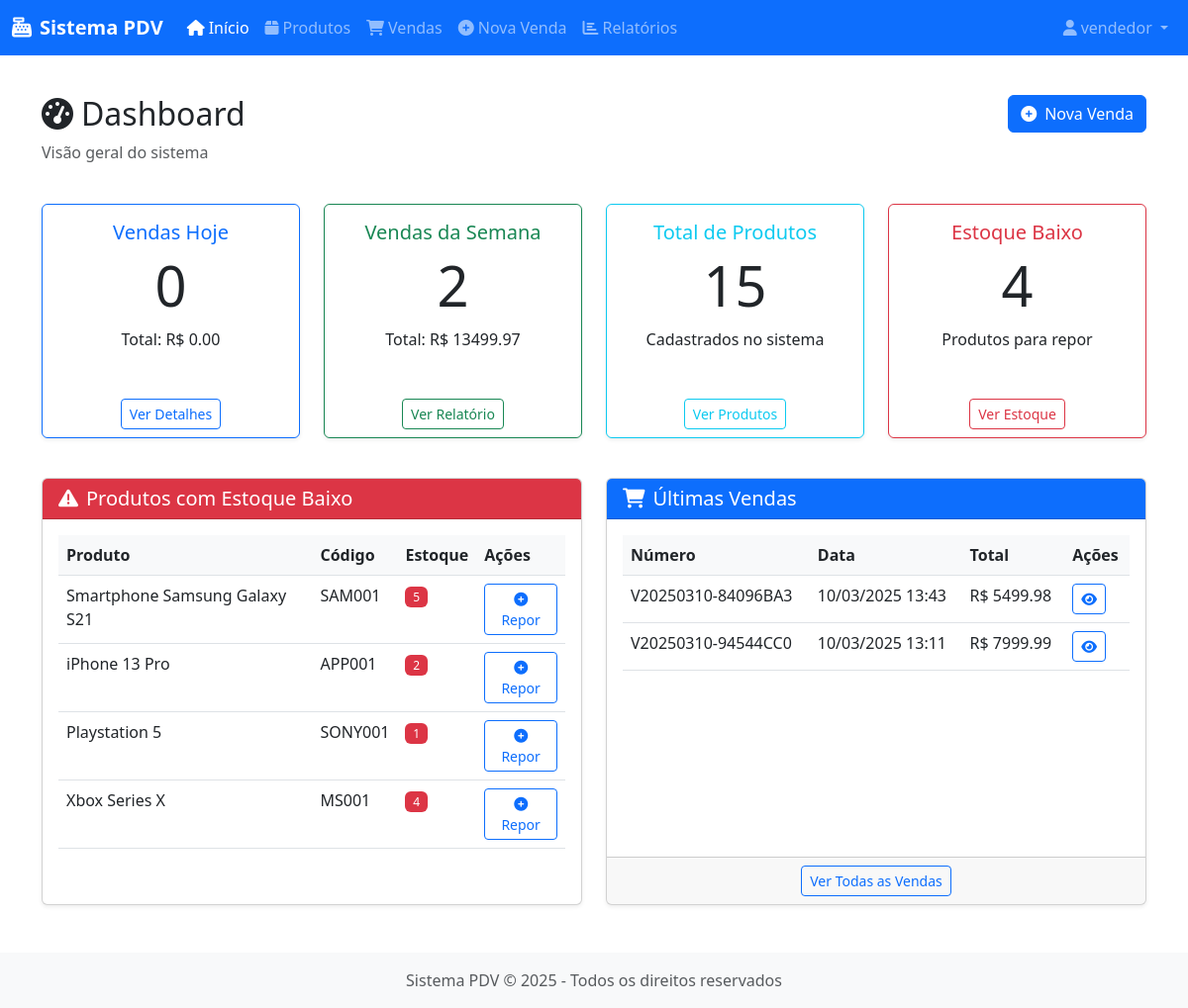
/ (signed in), run on the app's committed database.
### app/models/user.py (models this page shows, shortened)
class User(UserMixin, db.Model):
    __tablename__ = 'users'
    id = db.Column(db.Integer, primary_key=True)
    username = db.Column(db.String(64), unique=True, index=True, nullable=False)
    email = db.Column(db.String(120), unique=True, index=True, nullable=False)
    password_hash = db.Column(db.String(128), nullable=False)
    role = db.Column(db.String(20), default='vendedor')  # 'admin' ou 'vendedor'
    created_at = db.Column(db.DateTime, default=datetime.utcnow)
    last_login = db.Column(db.DateTime, nullable=True)
    active = db.Column(db.Boolean, default=True)
    sales = db.relationship('Sale', backref='seller', lazy='dynamic')
    def is_admin(self):
        return self.role == 'admin'

### app/models/product.py (models this page shows, shortened)
class Product(db.Model):
    __tablename__ = 'products'
    id = db.Column(db.Integer, primary_key=True)
    name = db.Column(db.String(100), nullable=False)
    code = db.Column(db.String(50), unique=True, nullable=False)
    description = db.Column(db.Text, nullable=True)
    price = db.Column(db.Float, nullable=False)
    stock_quantity = db.Column(db.Integer, default=0)
    min_stock = db.Column(db.Integer, default=5)  # Estoque mínimo
    category = db.Column(db.String(50), nullable=True)
    image_path = db.Column(db.String(255), nullable=True)
    created_at = db.Column(db.DateTime, default=datetime.utcnow)
    updated_at = db.Column(db.DateTime, default=datetime.utcnow, onupdate=datetime.utcnow)
    active = db.Column(db.Boolean, default=True)
    sale_items = db.relationship('SaleItem', backref='product', lazy='dynamic')
    stock_movements = db.relationship('StockMovement', backref='product', lazy='dynamic')

### app/models/sale.py (models this page shows, shortened)
class Sale(db.Model):
    __tablename__ = 'sales'
    id = db.Column(db.Integer, primary_key=True)
    sale_number = db.Column(db.String(20), unique=True, nullable=False)
    user_id = db.Column(db.Integer, db.ForeignKey('users.id'), nullable=False)
    total_amount = db.Column(db.Float, nullable=False, default=0.0)
    payment_method = db.Column(db.String(20), nullable=False)
    payment_details = db.Column(db.Text, nullable=True)  # JSON com detalhes do pagamento
    status = db.Column(db.String(20), default='concluída')  # 'concluída', 'cancelada', 'pendente'
    created_at = db.Column(db.DateTime, default=datetime.utcnow)
    items = db.relationship('SaleItem', backref='sale', lazy='dynamic', cascade='all, delete-orphan')

### app/routes/main.py (the view)
@main.route('/')
@login_required
def index():
    total_products = Product.query.count()
    low_stock_products = Product.query.filter(Product.stock_quantity <= 5).count()
    today = datetime.now().date()
    today_start = datetime.combine(today, datetime.min.time())
    today_end = datetime.combine(today, datetime.max.time())
    today_sales = Sale.query.filter(
        Sale.created_at.between(today_start, today_end),
        Sale.status == 'concluída'
    ).count()
    today_revenue = db.session.query(func.sum(Sale.total_amount)).filter(
        Sale.created_at.between(today_start, today_end),
        Sale.status == 'concluída'
    ).scalar() or 0
    week_start = today - timedelta(days=today.weekday())
    week_start = datetime.combine(week_start, datetime.min.time())
    week_sales = Sale.query.filter(
        Sale.created_at >= week_start,
        Sale.status == 'concluída'
    ).count()
    week_revenue = db.session.query(func.sum(Sale.total_amount)).filter(
        Sale.created_at >= week_start,
        Sale.status == 'concluída'
    ).scalar() or 0
    low_stock_items = Product.query.filter(Product.stock_quantity <= 5).all()
    recent_sales = Sale.query.filter_by(status='concluída').order_by(Sale.created_at.desc()).limit(5).all()
    return render_template('main/index.html',
                          total_products=total_products,
                          low_stock_products=low_stock_products,
                          today_sales=today_sales,
                          today_revenue=today_revenue,
                          week_sales=week_sales,
                          week_revenue=week_revenue,
                          low_stock_items=low_stock_items,
                          recent_sales=recent_sales)

### app/__init__.py (called while the page is built)
def create_app(config_class=Config):
    app = Flask(__name__)
    app.config.from_object(config_class)
    db.init_app(app)
    migrate.init_app(app, db)
    login_manager.init_app(app)
    from app.routes.auth import auth as auth_blueprint
    app.register_blueprint(auth_blueprint)
    from app.routes.main import main as main_blueprint
    app.register_blueprint(main_blueprint)
    from app.routes.products import products as products_blueprint
    app.register_blueprint(products_blueprint)
    from app.routes.sales import sales as sales_blueprint
    app.register_blueprint(sales_blueprint)
    from app.routes.reports import reports as reports_blueprint
    app.register_blueprint(reports_blueprint)
    @app.context_processor
    def inject_now():
        return {'now': datetime.utcnow()}
    with app.app_context():
        db.create_all()
    return app

### app/models/user.py (called while the page is built)
@login_manager.user_loader
def load_user(user_id):
    return User.query.get(int(user_id))

### app/templates/main/index.html (shortened to what this page needs)
{% extends "base.html" %}
{% block content %}
<div class="row mb-4">
    <div class="col">
        <h2><i class="fas fa-tachometer-alt me-2"></i>Dashboard</h2>
        <p class="text-muted">Visão geral do sistema</p>
    </div>
    <div class="col-auto">
        <a href="{{ url_for('sales.new') }}" class="btn btn-primary">
            <i class="fas fa-plus-circle me-2"></i>Nova Venda
        </a>
    </div>
</div>
<div class="row mb-4">
    <div class="col-md-6 col-lg-3 mb-3">
        <div class="card dashboard-card h-100 border-primary">
            <div class="card-body text-center">
                <h5 class="card-title text-primary">Vendas Hoje</h5>
                <div class="display-4 mb-2">{{ today_sales }}</div>
                <p class="card-text">Total: R$ {{ "%.2f"|format(today_revenue) }}</p>
            </div>
            <div class="card-footer bg-transparent border-0 text-center">
                <a href="{{ url_for('sales.index') }}" class="btn btn-sm btn-outline-primary">Ver Detalhes</a>
            </div>
        </div>
    </div>
    <div class="col-md-6 col-lg-3 mb-3">
        <div class="card dashboard-card h-100 border-success">
            <div class="card-body text-center">
                <h5 class="card-title text-success">Vendas da Semana</h5>
                <div class="display-4 mb-2">{{ week_sales }}</div>
                <p class="card-text">Total: R$ {{ "%.2f"|format(week_revenue) }}</p>
            </div>
            <div class="card-footer bg-transparent border-0 text-center">
                <a href="{{ url_for('reports.sales_report') }}" class="btn btn-sm btn-outline-success">Ver Relatório</a>
            </div>
        </div>
    </div>
    <div class="col-md-6 col-lg-3 mb-3">
        <div class="card dashboard-card h-100 border-info">
            <div class="card-body text-center">
                <h5 class="card-title text-info">Total de Produtos</h5>
                <div class="display-4 mb-2">{{ total_products }}</div>
                <p class="card-text">Cadastrados no sistema</p>
            </div>
            <div class="card-footer bg-transparent border-0 text-center">
                <a href="{{ url_for('products.index') }}" class="btn btn-sm btn-outline-info">Ver Produtos</a>
            </div>
        </div>
    </div>
    <div class="col-md-6 col-lg-3 mb-3">
        <div class="card dashboard-card h-100 border-danger">
            <div class="card-body text-center">
                <h5 class="card-title text-danger">Estoque Baixo</h5>
                <div class="display-4 mb-2">{{ low_stock_products }}</div>
                <p class="card-text">Produtos para repor</p>
            </div>
            <div class="card-footer bg-transparent border-0 text-center">
                <a href="{{ url_for('reports.stock_report') }}" class="btn btn-sm btn-outline-danger">Ver Estoque</a>
            </div>
        </div>
    </div>
</div>
<div class="row">
    <div class="col-md-6 mb-4">
        <div class="card h-100">
            <div class="card-header bg-danger text-white">
                <h5 class="mb-0"><i class="fas fa-exclamation-triangle me-2"></i>Produtos com Estoque Baixo</h5>
            </div>
            <div class="card-body">
                {% if low_stock_items %}
                <div class="table-responsive">
                    <table class="table table-hover">
                        <thead>
                            <tr>
                                <th>Produto</th>
                                <th>Código</th>
                                <th>Estoque</th>
                                <th>Ações</th>
                            </tr>
                        </thead>
                        <tbody>
                            {% for product in low_stock_items %}
                            <tr>
                                <td>{{ product.name }}</td>
                                <td>{{ product.code }}</td>
                                <td>
                                    <span class="badge bg-danger">{{ product.stock_quantity }}</span>
                                </td>
                                <td>
                                    <a href="{{ url_for('products.update_stock', product_id=product.id) }}" class="btn btn-sm btn-outline-primary">
                                        <i class="fas fa-plus-circle"></i> Repor
                                    </a>
                                </td>
                            </tr>
                            {% endfor %}
                        </tbody>
                    </table>
                </div>
                {% else %}
                <p class="text-center my-3">Não há produtos com estoque baixo.</p>
                {% endif %}
            </div>
        </div>
    </div>
    <div class="col-md-6 mb-4">
        <div class="card h-100">
            <div class="card-header bg-primary text-white">
                <h5 class="mb-0"><i class="fas fa-shopping-cart me-2"></i>Últimas Vendas</h5>
            </div>
            <div class="card-body">
                {% if recent_sales %}
                <div class="table-responsive">
                    <table class="table table-hover">
                        <thead>
                            <tr>
                                <th>Número</th>
                                <th>Data</th>
                                <th>Total</th>
                                <th>Ações</th>
                            </tr>
                        </thead>
                        <tbody>
                            {% for sale in recent_sales %}
                            <tr>
                                <td>{{ sale.sale_number }}</td>
                                <td>{{ sale.created_at.strftime('%d/%m/%Y %H:%M') }}</td>
                                <td>R$ {{ "%.2f"|format(sale.total_amount) }}</td>
                                <td>
                                    <a href="{{ url_for('sales.show', sale_id=sale.id) }}" class="btn btn-sm btn-outline-primary">
                                        <i class="fas fa-eye"></i>
                                    </a>
                                </td>
                            </tr>
                            {% endfor %}
                        </tbody>
                    </table>
                </div>
                {% else %}
                <p class="text-center my-3">Não há vendas recentes.</p>
                {% endif %}
            </div>
            <div class="card-footer text-center">
                <a href="{{ url_for('sales.index') }}" class="btn btn-sm btn-outline-primary">Ver Todas as Vendas</a>
            </div>
        </div>
    </div>
</div>
{% endblock %}

### app/templates/base.html (shortened to what this page needs)
<!DOCTYPE html>
<html lang="pt-br">
<head>
    <link href="https://cdn.jsdelivr.net/npm/bootstrap@5.3.0-alpha1/dist/css/bootstrap.min.css" rel="stylesheet">
    <link rel="stylesheet" href="https://cdnjs.cloudflare.com/ajax/libs/font-awesome/6.0.0/css/all.min.css">
    <link rel="stylesheet" href="{{ url_for('static', filename='css/style.css') }}">
</head>
<body>
    {% if current_user.is_authenticated %}
    <nav class="navbar navbar-expand-lg navbar-dark bg-primary">
        <div class="container-fluid">
            <a class="navbar-brand" href="{{ url_for('main.index') }}">
                <i class="fas fa-cash-register me-2"></i>Sistema PDV
            </a>
            <div class="collapse navbar-collapse" id="navbarNav">
                <ul class="navbar-nav me-auto">
                    <li class="nav-item">
                        <a class="nav-link" href="{{ url_for('main.index') }}">
                            <i class="fas fa-home me-1"></i>Início
                        </a>
                    </li>
                    <li class="nav-item">
                        <a class="nav-link" href="{{ url_for('products.index') }}">
                            <i class="fas fa-box me-1"></i>Produtos
                        </a>
                    </li>
                    <li class="nav-item">
                        <a class="nav-link" href="{{ url_for('sales.index') }}">
                            <i class="fas fa-shopping-cart me-1"></i>Vendas
                        </a>
                    </li>
                    <li class="nav-item">
                        <a class="nav-link" href="{{ url_for('sales.new') }}">
                            <i class="fas fa-plus-circle me-1"></i>Nova Venda
                        </a>
                    </li>
                    <li class="nav-item">
                        <a class="nav-link" href="{{ url_for('reports.index') }}">
                            <i class="fas fa-chart-bar me-1"></i>Relatórios
                        </a>
                    </li>
                </ul>
                <ul class="navbar-nav">
                    <li class="nav-item dropdown">
                        <a class="nav-link dropdown-toggle" href="#" id="userDropdown" role="button" data-bs-toggle="dropdown">
                            <i class="fas fa-user me-1"></i>{{ current_user.username }}
                        </a>
                    </li>
                </ul>
            </div>
        </div>
    </nav>
    {% endif %}
    <main class="container py-4">
        {% block content %}{% endblock %}
    </main>
    <footer class="footer mt-auto py-3 bg-light">
        <div class="container text-center">
            <span class="text-muted">Sistema PDV &copy; {{ now.year }} - Todos os direitos reservados</span>
        </div>
    </footer>
</body>
</html>

### app/static/css/style.css (style rules this page uses)
body { min-height: 100vh; display: flex; flex-direction: column; }
main { flex: 1; }
.navbar-brand { font-weight: bold; }
.card { box-shadow: 0 0.125rem 0.25rem rgba(0, 0, 0, 0.075); margin-bottom: 1.5rem; }
.card-header { font-weight: 500; }
.table th { background-color: #f8f9fa; }
.badge { font-weight: 500; }

### app/templates/main/index.html (style rules this page uses)
.dashboard-card { transition: transform 0.3s; }

### data on the page
User: username "vendedor"
Product: name "Smartphone Samsung Galaxy S21", code "SAM001", stock_quantity "5"
Product: name "iPhone 13 Pro", code "APP001", stock_quantity "2"
Product: name "Playstation 5", code "SONY001", stock_quantity "1"
Product: name "Xbox Series X", code "MS001", stock_quantity "4"
Sale: sale_number "V20250310-84096BA3", created_at "10/03/2025 13:43", total_amount "5499.98"
Sale: sale_number "V20250310-94544CC0", created_at "10/03/2025 13:11", total_amount "7999.99"

### other printed values
{{ today_sales }} "0"
{{ "%.2f"|format(today_revenue) }} "0.00"
{{ week_sales }} "2"
{{ "%.2f"|format(week_revenue) }} "13499.97"
{{ total_products }} "15"
{{ low_stock_products }} "4"
